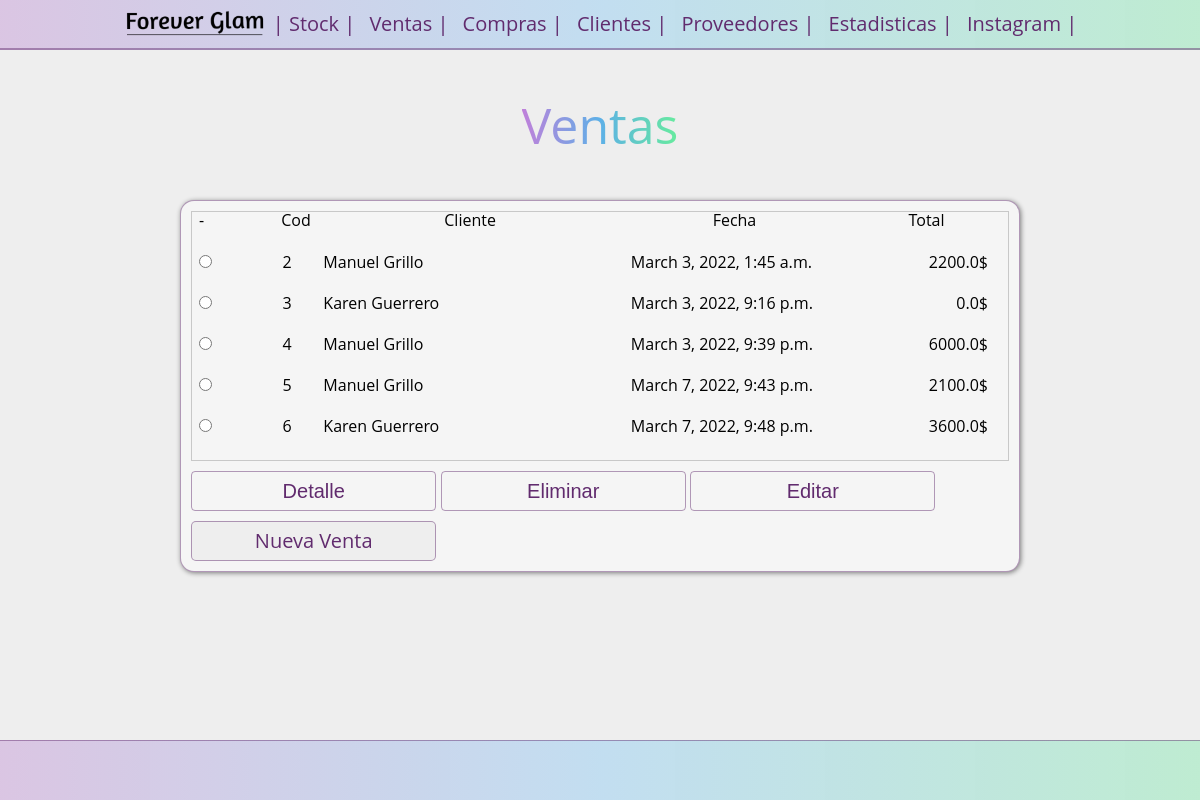
The app's page /sells/, older data.
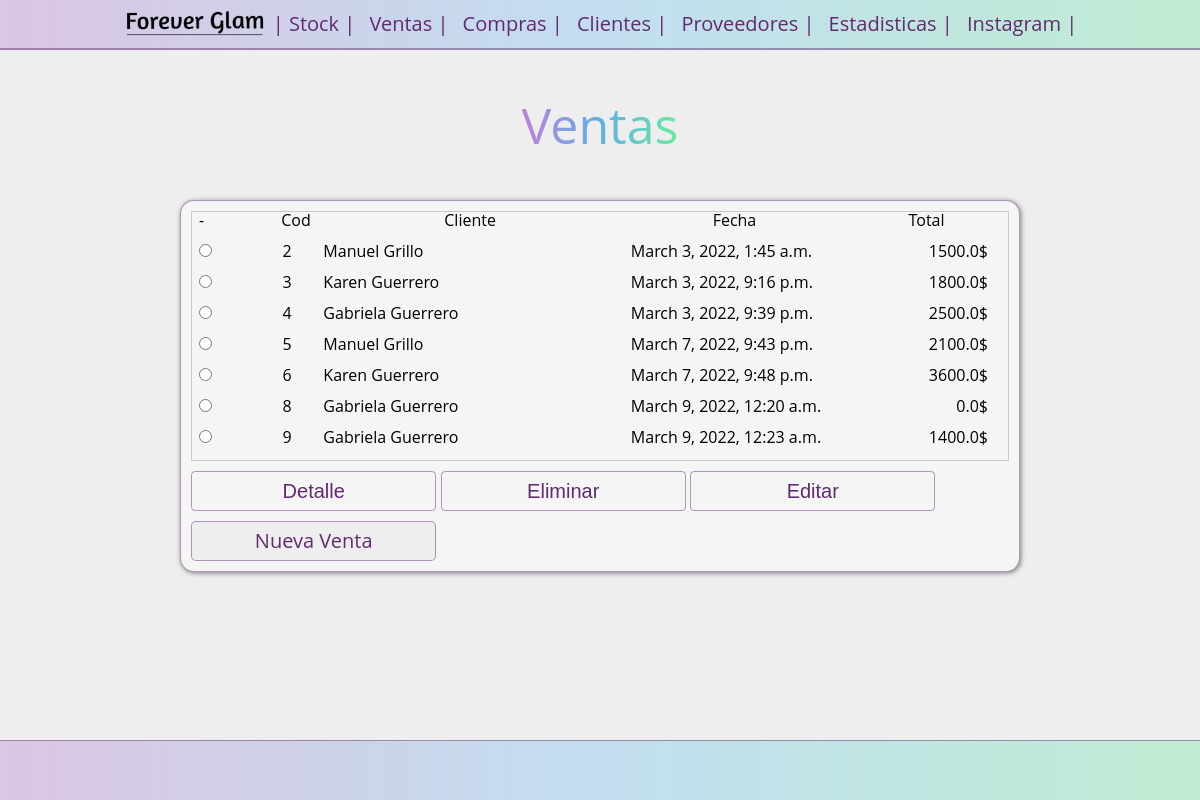
The same page, newer data.
### sells/models.py (models this page shows)
class Sell(models.Model):
    client = models.ForeignKey(
            Client,
            on_delete= models.CASCADE,
            null=False,
            blank= False
    )
    sell_date = models.DateTimeField(auto_now_add=True)
    product = models.ManyToManyField(
        Product,
        through='Sell_Product',
        blank=True
    )
    total = models.FloatField(default=0)

### clients/models.py (models this page shows, shortened)
class Client(models.Model):
    name = models.CharField(max_length=100)
    tlf = models.CharField(max_length=15, default='')
    debt = models.FloatField(default=0)
    address = models.CharField(max_length=100)

### sells/views.py (the view)
# urls.py: path("",  views.index, name= "index"),
def index(request):
    sells_list = Sell.objects.all()
    return render(request, "sells/index.html",{
        'sells_list' : sells_list
    })

### sells/templates/sells/index.html (shortened to what this page needs)
{% load static %}
<!DOCTYPE html>
<html lang="es">
<head>
    <link rel="stylesheet" href="{% static 'stock/reset.css' %}">
    <link rel="stylesheet" href="{% static 'stock/style_g.css' %}">
</head>
<body>
        <header>
            <nav>
                <figure>
                    <a href="{% url 'stock:index'%}"><img src="{% static 'stock/images/logo_negro.png'  %}" alt=" logo"class="image"></a>
                </figure>
                <ul class="main-nav">
                    <li><a href="{% url 'stock:index'%}">| Stock</a></li>
                    <li><a href="{% url 'sells:index'%}">Ventas</a></li>
                    <li><a href="#">Compras</a></li>
                    <li><a href="{% url 'clients:index'%}">Clientes</a></li>
                    <li><a href="{% url 'supplier:index'%}">Proveedores</a></li>
                    <li><a href="#">Estadisticas</a></li>
                    <li><a href="https://www.instagram.com/foreverglam.ya/?hl=es">Instagram</a></li>
                </ul>
            </nav>
            <h1 class="titulo">Ventas</h1>
        </header>
    {% if sells_list %}
        <main>
        <form action="{% url 'sells:detail_update_delete'%}" method="post" class="main-form">
            <div class="table-container">
                <table class="main-table">
                    <tr>
                    <td >-</td>
                    <th class="main-table__pk">Cod</th>
                    <th id="nombre"><strong>Cliente </strong></th>
                    <th ><strong> Fecha </strong></th>
                    <th class="main-table__col_total"><strong> Total </strong></th>
                    </tr>
                    {% for choice in sells_list  %}
                            <tr class="main-table__row">
                            <td><input
                                type="radio"
                                name="choice"
                                id="choice{{ forloop.counter }}"
                                value="{{choice.id}}"></td>
                            <label for="choice{{ forloop.counter }}">
                                <td>{{choice.pk}}</td>
                                <td>{{choice.client.name}}</td>
                                <td>{{choice.sell_date}}</td>
                                <td id="main-table__col_total">{{choice.total}}$</td>
                                </tr>
                    {% endfor %}
                </table>
            </div>
            <input type="submit" name="action" value="Detalle">
            <input type="submit" name="action" value="Eliminar">
            <input type="submit" name="action" value="Editar">
            <a href="{% url 'sells:new_1'%}" class="button_grillo" >Nueva Venta</a>
        </form>
        </main>
    {% else %}
        <p class="titulo">No elements are available.</p>
        <a href="{% url 'sells:new_1' %}" class="button_grillo" >Nuevo Cliente</a>
    {% endif %}
    <footer>
    </footer>
</body>

### stock/static/stock/style_g.css (style rules this page uses)
* { box-sizing: border-box; margin: 0; padding: 0; }
html { font-family: 'Open Sans', 'Helvetica Neue', sans-serif; }
body { background-color: #eee; }
header { align-items: center; justify-content: center; display: flex; flex-direction: column; }
.titulo { margin: 50px; align-items: center; background: linear-gradient( to right, #c080da, #5db0e7, #67eb9e ); -webkit-background-clip: text; -webkit-text-fill-color: transparent; font-size: 50px; }
main { align-items: center; justify-content: center; display: flex; flex-direction: column; }
nav { background: linear-gradient( to right, #d2b4deb2, #aed6f1b0, #abebc6b4 ); border-bottom: 2px solid #612b6e77; width: 100%; height: 50px; align-items: center; justify-content: center; display: inline-flex; }
.main-nav { color: transparent; margin-top: 10px; list-style: none; margin-bottom: 10px; }
.main-nav li { display: inline-block; }
.main-nav a { color: #612b6e; padding: 5px; text-decoration: none; font-size: 20px; }
.main-nav a::after { content: " |"; }
.main-form { align-items: left; justify-content: left; background: #f5f5f5; border: 1px solid #612b6e77; border-radius: 14px; padding: 10px; margin-bottom: 20px; width: 70%; box-shadow: 1px 1px 5px 0 #0000007c; }
label { font-weight: bold; font-size: 14 px; margin-top: 10px; margin-bottom: 4 px; color: purple; }
input[type="submit"] { background: transparent; color: #612b6e; border-radius: 4px; border: 1px solid #612b6e77; width: 30%; height: 40px; margin-top: 10px; font-size: 20px; }
.button_grillo { padding: 5px; padding-top: 9px; margin-top: 10px; width: 30%; height: 40px; font-size: 20px; background: #eee; color: #612b6e; border-radius: 5px; border: 1px solid #612b6e77; align-items: center; display: flex; flex-direction: column; text-decoration: none; }
.table-container { overflow: scroll; height: 250px; }
.main-table { border: 1px solid rgb(200, 200, 200); background: transparent; padding: 4px; height: 100%; width: 100%; }
.main-table__row { border: 2px #292a2c !important; }
.main-table tr th { text-align: center; color: black; border: 4px #000000; }
.main-table tr td { padding-left: 7px; text-align: left; border: 7px #292a2c; width: 20px; height: 10px; }
.main-table__pk { width: 5%; }
#main-table__col_total { padding-right: 20px; text-align: right; width: 20%; }
#nombre { border: 2px black; }
footer { background: linear-gradient( to right, #d2b4deb2, #aed6f1b0, #abebc6b4 ); position: absolute; bottom: 0; border-top: 1px solid #612b6e77; width: 100%; height: 60px; align-items: center; justify-content: center; display: flex; flex-direction: column; }
.image { width: 150px; height: auto; }
figure { float: left; }

Row changes from the older to the newer data that the page shows:
changed Sell "March 3, 2022, 1:45 a.m.": total "2200.0" → "1500.0"
changed Sell "March 3, 2022, 9:16 p.m.": total "0.0" → "1800.0"
changed Sell "March 3, 2022, 9:39 p.m.": client.name "Manuel Grillo" → "Gabriela Guerrero"; total "6000.0" → "2500.0"
added Sell: pk "8", client.name "Gabriela Guerrero", sell_date "March 9, 2022, 12:20 a.m.", total "0.0"
added Sell: pk "9", client.name "Gabriela Guerrero", sell_date "March 9, 2022, 12:23 a.m.", total "1400.0"
